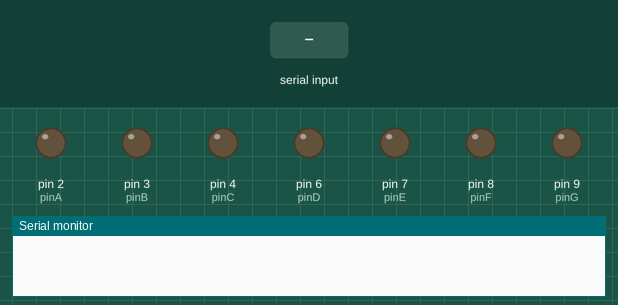
Recording of a sketch running on a simulated Arduino Uno, built with avr-gcc and run on an emulated ATmega328P. Parts: output pins drawn as LEDs (lit = HIGH), the last lines printed to the serial monitor. Inputs (shaded band) come from the test bench.

Above: at 1.2 s.
1.3 s: "0" received over Serial
At 2.0 s:
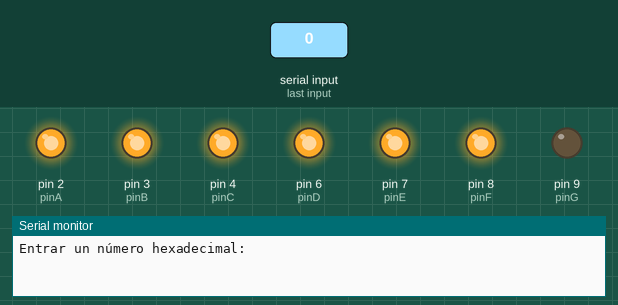
2.8 s: byte 54 (54) received over Serial
At 3.2 s:
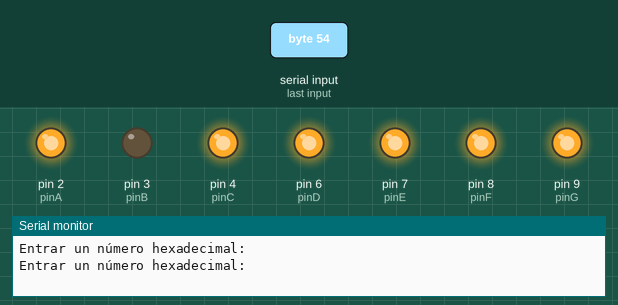
4.3 s: byte 55 (55) received over Serial
At 5.5 s:
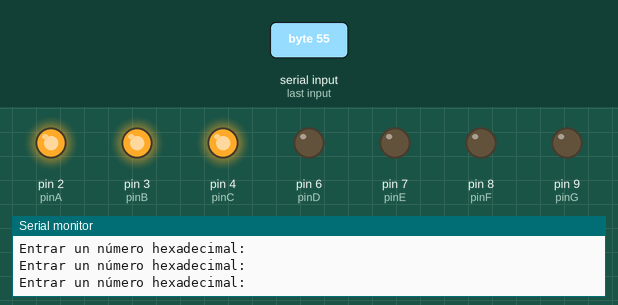
5.8 s: byte 56 (56) received over Serial
At 6.6 s:
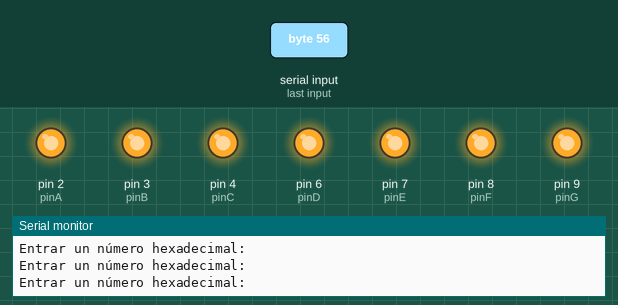
7.3 s: byte 57 (57) received over Serial
At 7.8 s:
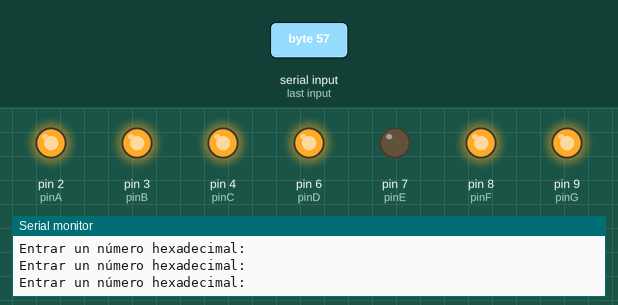
8.8 s: byte 97 (97) received over Serial
At 10.1 s:
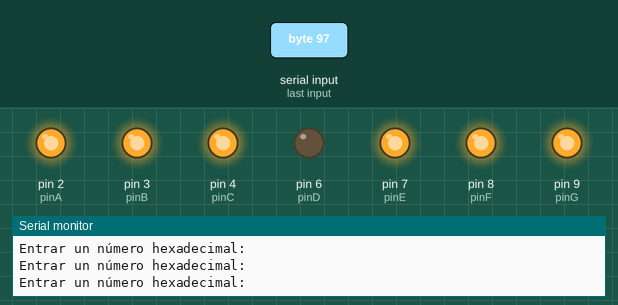
Timing chart, 0 to 11.3 s (numbered marks = the images above; inputs shaded):
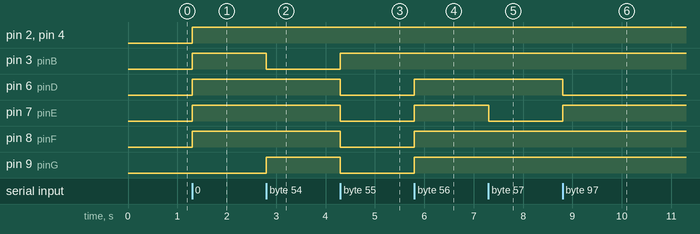

Measured:
- after the input at 1.3 s, pin 2 (pinA), pin 3 (pinB), pin 4 (pinC), pin 6 (pinD), pin 7 (pinE), pin 8 (pinF): LOW → HIGH at once
- after the input at 2.8 s, pin 3 (pinB): HIGH → LOW at once; pin 9 (pinG): LOW → HIGH at once
- after the input at 4.3 s, pin 3 (pinB): LOW → HIGH at once; pin 6 (pinD), pin 7 (pinE), pin 8 (pinF), pin 9 (pinG): HIGH → LOW at once
- after the input at 5.8 s, pin 6 (pinD), pin 7 (pinE), pin 8 (pinF), pin 9 (pinG): LOW → HIGH at once
- after the input at 7.3 s, pin 7 (pinE): HIGH → LOW at once
- after the input at 8.8 s, pin 6 (pinD): HIGH → LOW at once; pin 7 (pinE): LOW → HIGH at once

The sketch:

hexadecimal_bcd.ino
```cpp
int pinA = 2;
int pinB = 3;
int pinC = 4;
int pinD = 6;
int pinE = 7;
int pinF = 8;
int pinG = 9;

void setup() {
  // put your setup code here, to run once:
  pinMode(pinA, OUTPUT);
  pinMode(pinB, OUTPUT);
  pinMode(pinC, OUTPUT);
  pinMode(pinD, OUTPUT);
  pinMode(pinE, OUTPUT);
  pinMode(pinF, OUTPUT);
  pinMode(pinG, OUTPUT);

  Serial.begin(9600);
}

void loop() {
  // put your main code here, to run repeatedly:
  if(Serial.available() > 0)
  {
    Serial.println("Entrar un número hexadecimal:");
    int num = Serial.read();
    if((num >= 97 && num <= 102) || (num >= 48 && num <= 57))
    {
      switch(num)
      {
        case 48:
          digitalWrite(pinA, HIGH);
          digitalWrite(pinB, HIGH);
          digitalWrite(pinC, HIGH);
          digitalWrite(pinD, HIGH);
          digitalWrite(pinE, HIGH);
          digitalWrite(pinF, HIGH);
          digitalWrite(pinG, LOW);
          break;
        case 49:
          digitalWrite(pinA, LOW);
          digitalWrite(pinB, HIGH);
          digitalWrite(pinC, HIGH);
          digitalWrite(pinD, LOW);
          digitalWrite(pinE, LOW);
          digitalWrite(pinF, LOW);
          digitalWrite(pinG, LOW);
          break;
        case 50:
          digitalWrite(pinA, HIGH);
          digitalWrite(pinB, HIGH);
          digitalWrite(pinC, LOW);
          digitalWrite(pinD, HIGH);
          digitalWrite(pinE, HIGH);
          digitalWrite(pinF, LOW);
          digitalWrite(pinG, HIGH);
          break;
        case 51:
          digitalWrite(pinA, HIGH);
          digitalWrite(pinB, HIGH);
          digitalWrite(pinC, HIGH);
          digitalWrite(pinD, HIGH);
          digitalWrite(pinE, LOW);
          digitalWrite(pinF, LOW);
          digitalWrite(pinG, HIGH);
          break;
        case 52:
          digitalWrite(pinA, LOW);
          digitalWrite(pinB, HIGH);
          digitalWrite(pinC, HIGH);
          digitalWrite(pinD, LOW);
          digitalWrite(pinE, LOW);
          digitalWrite(pinF, HIGH);
          digitalWrite(pinG, HIGH);
          break;
        case 53:
          digitalWrite(pinA, HIGH);
          digitalWrite(pinB, LOW);//
          digitalWrite(pinC, HIGH);
          digitalWrite(pinD, HIGH);
          digitalWrite(pinE, LOW);//
          digitalWrite(pinF, HIGH);
          digitalWrite(pinG, HIGH);
          break;
        case 54:
          digitalWrite(pinA, HIGH);
          digitalWrite(pinB, LOW);//
          digitalWrite(pinC, HIGH);
          digitalWrite(pinD, HIGH);
          digitalWrite(pinE, HIGH);
          digitalWrite(pinF, HIGH);
          digitalWrite(pinG, HIGH);
          break;
        case 55:
          digitalWrite(pinA, HIGH);//
          digitalWrite(pinB, HIGH);//
          digitalWrite(pinC, HIGH);//
          digitalWrite(pinD, LOW);
          digitalWrite(pinE, LOW);
          digitalWrite(pinF, LOW);
          digitalWrite(pinG, LOW);
          break;
        case 56:
          digitalWrite(pinA, HIGH);
          digitalWrite(pinB, HIGH);
          digitalWrite(pinC, HIGH);
          digitalWrite(pinD, HIGH);
          digitalWrite(pinE, HIGH);
          digitalWrite(pinF, HIGH);
          digitalWrite(pinG, HIGH);
          break;
        case 57:
          digitalWrite(pinA, HIGH);
          digitalWrite(pinB, HIGH);
          digitalWrite(pinC, HIGH);
          digitalWrite(pinD, HIGH);
          digitalWrite(pinE, LOW);
          digitalWrite(pinF, HIGH);
          digitalWrite(pinG, HIGH);
          break;
        case 97:
          digitalWrite(pinA, HIGH);
          digitalWrite(pinB, HIGH);
          digitalWrite(pinC, HIGH);
          digitalWrite(pinD, LOW);
          digitalWrite(pinE, HIGH);
          digitalWrite(pinF, HIGH);
          digitalWrite(pinG, HIGH);
          break;
        case 98:
          digitalWrite(pinA, LOW);
          digitalWrite(pinB, LOW);
          digitalWrite(pinC, HIGH);
          digitalWrite(pinD, HIGH);
          digitalWrite(pinE, HIGH);
          digitalWrite(pinF, HIGH);
          digitalWrite(pinG, HIGH);
          break;
        case 99:
          digitalWrite(pinA, HIGH);
          digitalWrite(pinB, LOW);//
          digitalWrite(pinC, LOW);//
          digitalWrite(pinD, HIGH);
          digitalWrite(pinE, HIGH);
          digitalWrite(pinF, HIGH);
          digitalWrite(pinG, LOW);//
          break;
        case 100:
          digitalWrite(pinA, LOW);//
          digitalWrite(pinB, HIGH);
          digitalWrite(pinC, HIGH);
          digitalWrite(pinD, HIGH);
          digitalWrite(pinE, HIGH);
          digitalWrite(pinF, LOW);//
          digitalWrite(pinG, HIGH);
          break;
        case 101:
          digitalWrite(pinA, HIGH);
          digitalWrite(pinB, LOW);//
          digitalWrite(pinC, LOW);//
          digitalWrite(pinD, HIGH);
          digitalWrite(pinE, HIGH);
          digitalWrite(pinF, HIGH);
          digitalWrite(pinG, HIGH);
          break;
        default:
          digitalWrite(pinA, HIGH);
          digitalWrite(pinB, LOW);//
          digitalWrite(pinC, LOW);//
          digitalWrite(pinD, LOW);//
          digitalWrite(pinE, HIGH);
          digitalWrite(pinF, HIGH);
          digitalWrite(pinG, HIGH);
          break;
      }
    }
    else
    {
      Serial.println("No se puede representar como hexadecimal...");
      digitalWrite(pinA, LOW);
      digitalWrite(pinB, LOW);
      digitalWrite(pinC, LOW);
      digitalWrite(pinD, LOW);
      digitalWrite(pinE, LOW);
      digitalWrite(pinF, LOW);
      digitalWrite(pinG, LOW);
    }
  }
}
```
